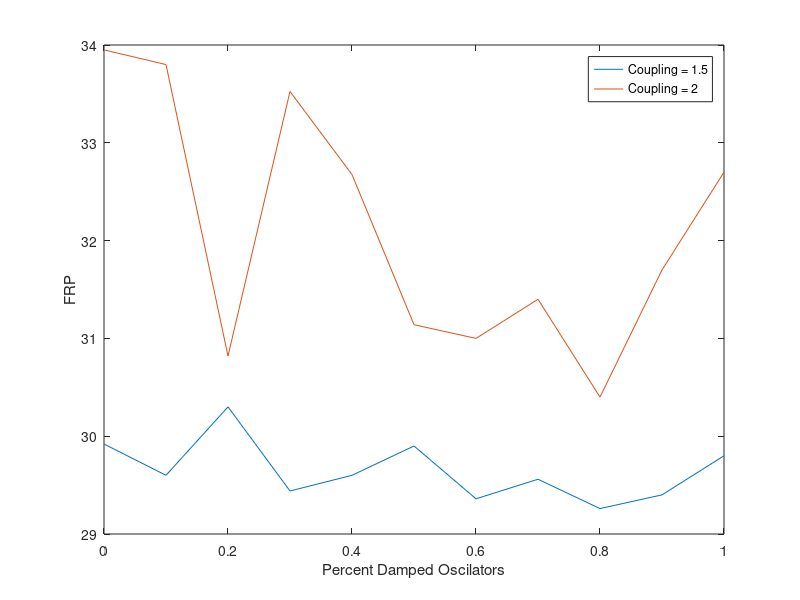

Here is the MATLAB script that generated this plot:
% strenght 1.5; 1800-2000 hrs percentages 0.1
FRPs_weak =[ 29.9200
        29.6000
        30.3000
        29.4400
        29.6000
        29.9000
        29.3600
        29.5600
        29.2600
        29.4
        29.8000
    ];

ts = [0
      0.1
      0.2
      0.3
      0.4
      0.5
      0.6
      0.7
      0.8
      0.9
      1.0];
  
  
  % strenght 2; 78000-80000; 0; 18000-20000  percentages 0.1 last three messed up!
  % 0.6 window is 7000-8000, 0.7 window 3500-4500, 0.8 3500-4500 0.9
  % 4000-5000 1 3000-4000
FRPs_moderate =[ 33.9500
        33.8000
        30.8200
        33.5250
        32.6750
        31.1400
        31
        31.4000
        30.4000
        31.7000
        32.7000
    ];

figure;
plot( ts, FRPs_weak);

hold on;
plot( ts, FRPs_moderate);

xlabel('Percent Damped Oscilators');
ylabel('FRP');
legend('Coupling = 1.5', 'Coupling = 2');
ylim([29 34])

